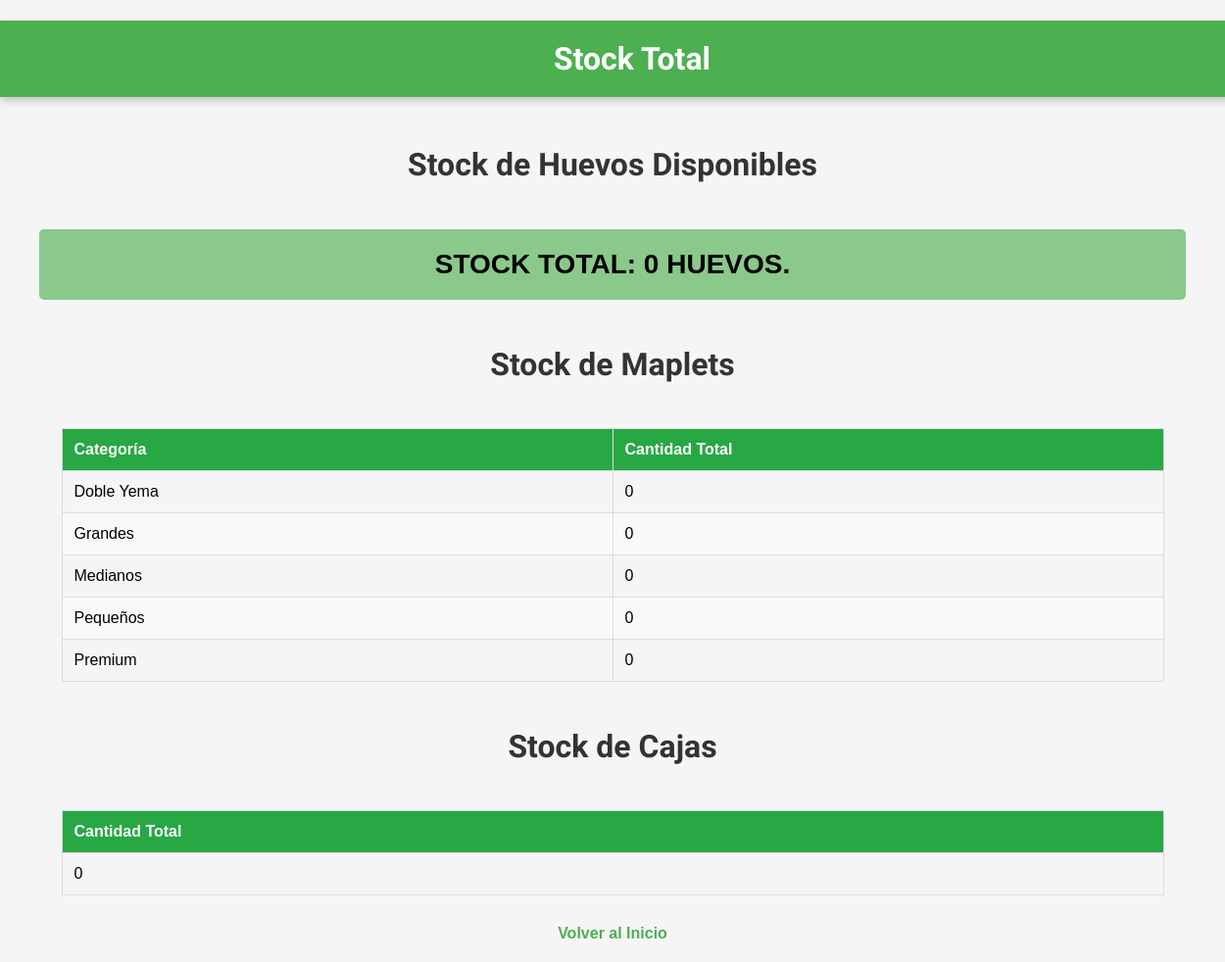
Page /stock on the earlier database version.
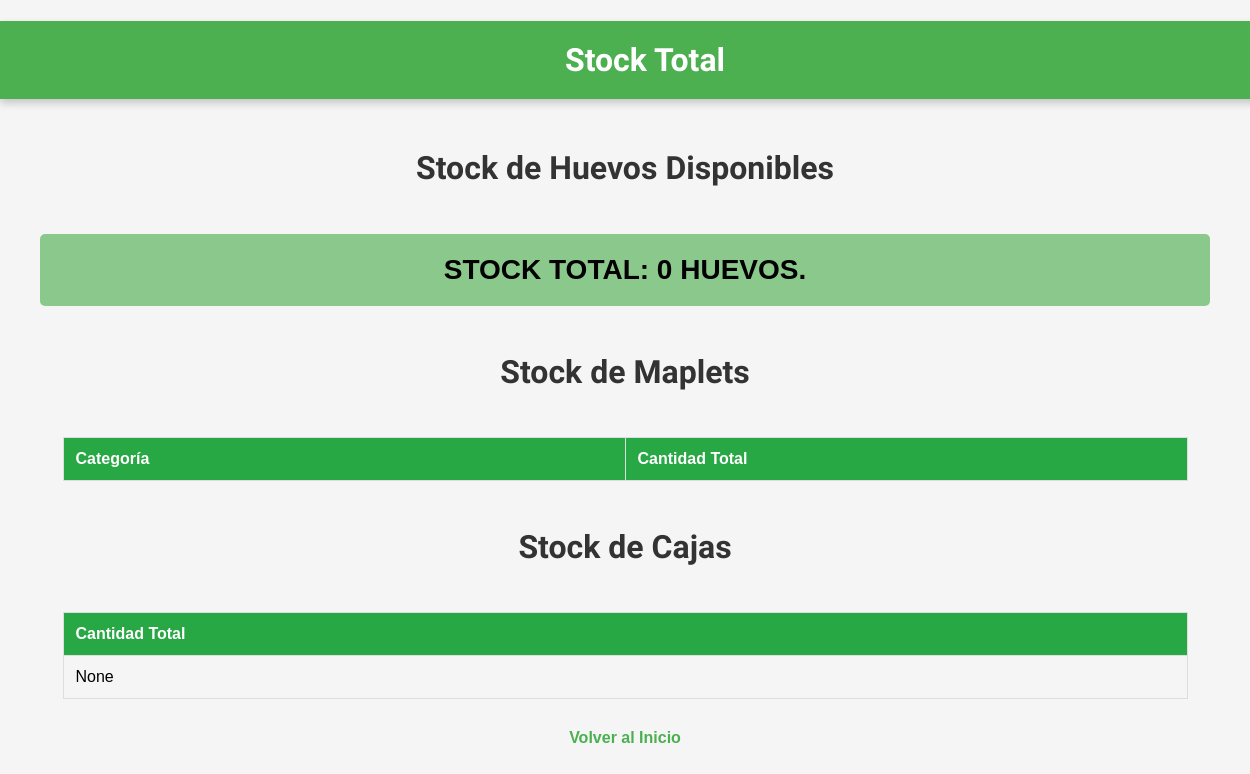
Same page on the later database version.
### tables this page shows
CREATE TABLE maplets_armados (
    id INTEGER PRIMARY KEY AUTOINCREMENT,
    categoria TEXT NOT NULL, -- 'Premium', 'Grandes', etc.
    cantidad INTEGER NOT NULL,
    fecha DATE DEFAULT CURRENT_DATE
);

### app.py (the view)
@app.route('/stock')
def stock():
    conn = sqlite3.connect('campo_libre.db')
    conn.row_factory = sqlite3.Row
    cursor = conn.cursor()
    cursor.execute("SELECT SUM(cantidad_huevos) AS total_huevos FROM stock_total")
    stock_huevos_row = cursor.fetchone()
    stock_huevos = stock_huevos_row['total_huevos'] if stock_huevos_row and stock_huevos_row['total_huevos'] is not None else 0
    cursor.execute("SELECT categoria, SUM(cantidad) AS total_maplets FROM maplets_armados GROUP BY categoria")
    maplets = cursor.fetchall()
    cursor.execute("SELECT SUM(cantidad) AS total_cajas FROM cajas_armadas")
    cajas = cursor.fetchone()
    conn.close()
    return render_template(
        'stock.html',
        stock_huevos={'total_huevos': stock_huevos},  # Pasar como un diccionario para el HTML
        maplets=maplets,
        cajas=cajas
    )

### templates/stock.html (shortened to what this page needs)
<!DOCTYPE html>
<html lang="es">
<head>
    <link rel="stylesheet" href="/static/css/stock.css">
</head>
<body>
    <header>
        <h1>Stock Total</h1>
    </header>
    <section>
        <div class="content">
            <div id="huevos" class="active">
                <h2>Stock de Huevos Disponibles</h2>
                <div class="stock">
                    {% if stock_huevos and stock_huevos['total_huevos'] is not none %}
                    STOCK TOTAL: {{ stock_huevos['total_huevos'] }} HUEVOS.
                    {% else %}
                    No hay datos de stock disponibles.
                    {% endif %}
                </div>
            </div>
            <div id="maplets">
                <h2>Stock de Maplets</h2>
                <table>
                    <tr>
                        <th>Categoría</th>
                        <th>Cantidad Total</th>
                    </tr>
                    {% for maplet in maplets %}
                    <tr>
                        <td>{{ maplet['categoria'] }}</td>
                        <td>{{ maplet['total_maplets'] }}</td>
                    </tr>
                    {% endfor %}
                </table>
                <h2>Stock de Cajas</h2>
                <table>
                    <tr>
                        <th>Cantidad Total</th>
                    </tr>
                    <tr>
                        <td>{{ cajas['total_cajas'] }}</td>
                    </tr>
                </table>
            </div>
        </div>
    </section>
    <div class="volver">
        <a href="/">Volver al Inicio</a>
    </div>
</body>
</html>

### static/css/stock.css (style rules this page uses)
body { font-family: 'Arial', sans-serif; background-color: #f5f5f5; margin: 0; padding: 0; box-sizing: border-box; }
header h1 { background-color: #4CAF50; font-family: 'audiowide', sans-serif; width: 100%; padding: 20px; text-align: center; color: white; font-size: 32px; font-weight: bold; box-shadow: 0 4px 8px rgba(0, 0, 0, 0.2); margin-bottom: 20px; }
.stock { font-size: 28px; font-weight: bold; text-align: center; background-color: #4caf4fa1; margin-right: 40px; margin-left: 40px; border-radius: 5px; padding: 20px; }
h1, h2 { text-align: center; font-family: 'audiowide', sans-serif; font-size: 32px; color: #333; padding: 20px; font-weight: bold; }
.content { text-align: center; margin: 30px 0; }
table { width: 90%; margin: 0 auto; border-collapse: collapse; table-layout: fixed; }
table th, table td { padding: 12px; border: 1px solid #ddd; text-align: left; font-size: 16px; }
table th { background-color: #28a745; color: white; }
table tbody tr:nth-child(odd) { background-color: #f9f9f9; }
.volver a { color: #4caf50; text-decoration: none; font-weight: bold; transition: color 0.3s; margin: 20px; display: flex; justify-content: center; }

Differences in the rows shown:
removed maplets_armados: categoria "Doble Yema", total_maplets "0"
removed maplets_armados: categoria "Grandes", total_maplets "0"
removed maplets_armados: categoria "Medianos", total_maplets "0"
removed maplets_armados: categoria "Pequeños", total_maplets "0"
removed maplets_armados: categoria "Premium", total_maplets "0"
Other differences:
{{ cajas['total_cajas'] }}: "0" → "None"
